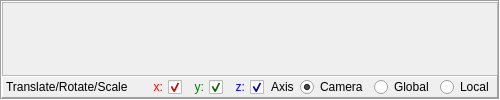
  <widget class="QWidget" name="centralWidget">
   <layout class="QGridLayout" name="gridLayout_3">
    <property name="leftMargin">
     <number>0</number>
    </property>
    <property name="topMargin">
     <number>0</number>
    </property>
    <property name="rightMargin">
     <number>0</number>
    </property>
    <property name="bottomMargin">
     <number>0</number>
    </property>
    <property name="spacing">
     <number>0</number>
    </property>
    <item row="1" column="0">
     <widget class="QFrame" name="backView">
      <property name="frameShape">
       <enum>QFrame::Box</enum>
      </property>
      <property name="frameShadow">
       <enum>QFrame::Sunken</enum>
      </property>
      <property name="lineWidth">
       <number>1</number>
      </property>
      <property name="midLineWidth">
       <number>0</number>
      </property>
      <layout class="QVBoxLayout" name="verticalLayout_3">
       <property name="spacing">
        <number>0</number>
       </property>
       <property name="leftMargin">
        <number>0</number>
       </property>
       <property name="topMargin">
        <number>0</number>
       </property>
       <property name="rightMargin">
        <number>0</number>
       </property>
       <property name="bottomMargin">
        <number>0</number>
       </property>
       <item>
        <widget class="QFrame" name="render">
         <property name="frameShape">
          <enum>QFrame::StyledPanel</enum>
         </property>
         <property name="frameShadow">
          <enum>QFrame::Raised</enum>
         </property>
         <layout class="QGridLayout" name="viewLayout">
          <property name="leftMargin">
           <number>0</number>
          </property>
          <property name="topMargin">
           <number>0</number>
          </property>
          <property name="rightMargin">
           <number>0</number>
          </property>
          <property name="bottomMargin">
           <number>0</number>
          </property>
         </layout>
        </widget>
       </item>
       <item>
        <widget class="QFrame" name="toolRender">
         <property name="sizePolicy">
          <sizepolicy hsizetype="Preferred" vsizetype="Maximum">
           <horstretch>0</horstretch>
           <verstretch>0</verstretch>
          </sizepolicy>
         </property>
         <property name="frameShape">
          <enum>QFrame::Panel</enum>
         </property>
         <property name="frameShadow">
          <enum>QFrame::Raised</enum>
         </property>
         <layout class="QHBoxLayout" name="horizontalLayout_5">
          <property name="leftMargin">
           <number>3</number>
          </property>
          <property name="topMargin">
           <number>0</number>
          </property>
          <property name="rightMargin">
           <number>3</number>
          </property>
          <property name="bottomMargin">
           <number>0</number>
          </property>
          <item>
           <widget class="QLabel" name="label_2">
            <property name="font">
             <font>
              <pointsize>9</pointsize>
             </font>
            </property>
            <property name="text">
             <string>Translate/Rotate/Scale</string>
            </property>
           </widget>
          </item>
          <item>
           <widget class="QLabel" name="label">
            <property name="font">
             <font>
              <pointsize>9</pointsize>
             </font>
            </property>
            <property name="text">
             <string/>
            </property>
           </widget>
          </item>
          <item>
           <widget class="QCheckBox" name="chkTRSX">
            <property name="sizePolicy">
             <sizepolicy hsizetype="Maximum" vsizetype="Fixed">
              <horstretch>0</horstretch>
              <verstretch>0</verstretch>
             </sizepolicy>
            </property>
            <property name="layoutDirection">
             <enum>Qt::RightToLeft</enum>
            </property>
            <property name="styleSheet">
             <string notr="true">color: rgb(255, 0, 0);</string>
            </property>
            <property name="text">
             <string>x:</string>
            </property>
            <property name="checked">
             <bool>true</bool>
            </property>
           </widget>
          </item>
          <item>
           <widget class="QCheckBox" name="chkTRSY">
            <property name="sizePolicy">
             <sizepolicy hsizetype="Maximum" vsizetype="Fixed">
              <horstretch>0</horstretch>
              <verstretch>0</verstretch>
             </sizepolicy>
            </property>
            <property name="layoutDirection">
             <enum>Qt::RightToLeft</enum>
            </property>
            <property name="styleSheet">
             <string notr="true">color: rgb(0, 128, 0);</string>
            </property>
            <property name="text">
             <string>y:</string>
            </property>
            <property name="checked">
             <bool>true</bool>
            </property>
           </widget>
          </item>
          <item>
           <widget class="QCheckBox" name="chkTRSZ">
            <property name="sizePolicy">
             <sizepolicy hsizetype="Maximum" vsizetype="Fixed">
              <horstretch>0</horstretch>
              <verstretch>0</verstretch>
             </sizepolicy>
            </property>
            <property name="layoutDirection">
             <enum>Qt::RightToLeft</enum>
            </property>
            <property name="styleSheet">
             <string notr="true">color: rgb(0, 0, 255);</string>
            </property>
            <property name="text">
             <string>z:</string>
            </property>
            <property name="checked">
             <bool>true</bool>
            </property>
           </widget>
          </item>
          <item>
           <spacer name="horizontalSpacer">
            <property name="orientation">
             <enum>Qt::Horizontal</enum>
            </property>
            <property name="sizeHint" stdset="0">
             <size>
              <width>1</width>
              <height>1</height>
             </size>
            </property>
           </spacer>
          </item>
          <item>
           <widget class="QLabel" name="lblAxis">
            <property name="font">
             <font>
              <pointsize>9</pointsize>
             </font>
            </property>
            <property name="text">
             <string>Axis</string>
            </property>
           </widget>
          </item>
          <item>
           <widget class="QRadioButton" name="rbAxisCamera">
            <property name="font">
             <font>
              <pointsize>9</pointsize>
             </font>
            </property>
            <property name="text">
             <string>Camera</string>
            </property>
            <property name="checked">
             <bool>true</bool>
            </property>
           </widget>
          </item>
          <item>
           <widget class="QRadioButton" name="rbAxisGlobal">
            <property name="font">
             <font>
              <pointsize>9</pointsize>
             </font>
            </property>
            <property name="text">
             <string>Global</string>
            </property>
           </widget>
          </item>
          <item>
           <widget class="QRadioButton" name="rbAxisLocal">
            <property name="font">
             <font>
              <pointsize>9</pointsize>
             </font>
            </property>
            <property name="text">
             <string>Local</string>
            </property>
           </widget>
          </item>
         </layout>
        </widget>
       </item>
      </layout>
     </widget>
    </item>
   </layout>
  </widget>
